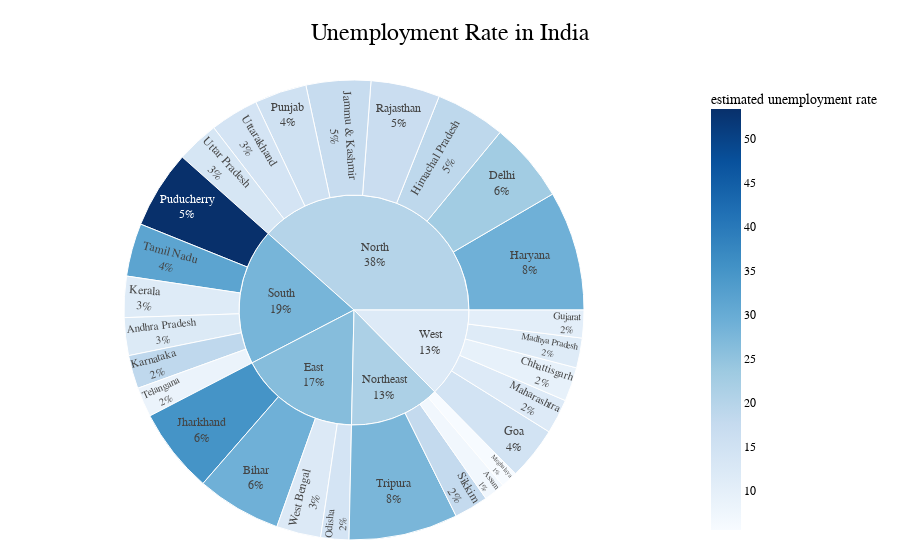

Notebook cell for this chart:
### Code cell
import plotly.express as px

# Create a subset of the DataFrame with relevant columns
unemployment = df[["state", "region", "estimated unemployment rate"]]

# Create the sunburst plot
fig = px.sunburst(unemployment, path=["region", "state"], values="estimated unemployment rate",
                  color="estimated unemployment rate", color_continuous_scale="Blues",
                  title="Unemployment Rate in India")

# Customize the appearance
fig.update_traces(textinfo="label+percent entry")
fig.update_layout(
    title_font=dict(size=24),
    title_x=0.5,
    margin=dict(l=20, r=20, t=80, b=20),
    plot_bgcolor='white',
    paper_bgcolor='white',
    font=dict(family="Arial", size=12, color="black")
)

# Show the plot
fig.show()

### Figure 1 — Plotly figure (JSON) as saved in the notebook; plotly's stock layout.template omitted (floating-point values rounded to 4 significant figures)
{"data": [{"branchvalues": "total", "customdata": [[11.95], [6.86], [28.99], [9.329], [22.8], [14.52], [10.31], [29.0], [18.66], [17.21], [35.04], [18.5], [11.56], [11.58], [11.69], [5.511], [14.05], [53.42], [15.28], [16.61], [17.75], [31.69], [8.484], [27.75], [13.42], [14.04], [12.11], [26.29], [19.96], [21.36], [28.01], [11.84]], "domain": {"x": [0, 1], "y": [0, 1]}, "hovertemplate": "labels=%{label}<br>estimated unemployment rate_sum=%{value}<br>parent=%{parent}<br>id=%{id}<br>estimated unemployment rate=%{color}<extra></extra>", "ids": ["South/Andhra Pradesh", "Northeast/Assam", "East/Bihar", "West/Chhattisgarh", "North/Delhi", "West/Goa", "West/Gujarat", "North/Haryana", "North/Himachal Pradesh", "North/Jammu & Kashmir", "East/Jharkhand", "South/Karnataka", "South/Kerala", "West/Madhya Pradesh", "West/Maharashtra", "Northeast/Meghalaya", "East/Odisha", "South/Puducherry", "North/Punjab", "North/Rajasthan", "Northeast/Sikkim", "South/Tamil Nadu", "South/Telangana", "Northeast/Tripura", "North/Uttar Pradesh", "North/Uttarakhand", "East/West Bengal", "East", "North", "Northeast", "South", "West"], "labels": ["Andhra Pradesh", "Assam", "Bihar", "Chhattisgarh", "Delhi", "Goa", "Gujarat", "Haryana", "Himachal Pradesh", "Jammu & Kashmir", "Jharkhand", "Karnataka", "Kerala", "Madhya Pradesh", "Maharashtra", "Meghalaya", "Odisha", "Puducherry", "Punjab", "Rajasthan", "Sikkim", "Tamil Nadu", "Telangana", "Tripura", "Uttar Pradesh", "Uttarakhand", "West Bengal", "East", "North", "Northeast", "South", "West"], "marker": {"coloraxis": "coloraxis", "colors": [11.95, 6.86, 28.99, 9.329, 22.8, 14.52, 10.31, 29.0, 18.66, 17.21, 35.04, 18.5, 11.56, 11.58, 11.69, 5.511, 14.05, 53.42, 15.28, 16.61, 17.75, 31.69, 8.484, 27.75, 13.42, 14.04, 12.11, 26.29, 19.96, 21.36, 28.01, 11.84]}, "name": "", "parents": ["South", "Northeast", "East", "West", "North", "West", "West", "North", "North", "North", "East", "South", "South", "West", "West", "Northeast", "East", "South", "North", "North", "Northeast", "South", "South", "Northeast", "North", "North", "East", "", "", "", "", ""], "values": [86.64, 48.56, 194.7, 78.19, 184.1, 121.7, 63.76, 274.8, 160.7, 148.3, 195.4, 76.68, 94.34, 68.54, 79.79, 38.66, 64.62, 179.4, 119.8, 158.7, 78.34, 121.9, 68.33, 250.6, 97.37, 111.6, 101.9, 556.6, 1255.0, 416.1, 627.3, 411.9], "type": "sunburst", "textinfo": "label+percent entry"}], "layout": {"coloraxis": {"colorbar": {"title": {"text": "estimated unemployment rate"}}, "colorscale": [[0, "rgb(247,251,255)"], [0.125, "rgb(222,235,247)"], [0.25, "rgb(198,219,239)"], [0.375, "rgb(158,202,225)"], [0.5, "rgb(107,174,214)"], [0.625, "rgb(66,146,198)"], [0.75, "rgb(33,113,181)"], [0.875, "rgb(8,81,156)"], [1, "rgb(8,48,107)"]]}, "legend": {"tracegroupgap": 0}, "title": {"text": "Unemployment Rate in India", "font": {"size": 24}, "x": 0.5}, "margin": {"l": 20, "r": 20, "t": 80, "b": 20}, "font": {"family": "Arial", "size": 12, "color": "black"}, "plot_bgcolor": "white", "paper_bgcolor": "white", "autosize": true}}
